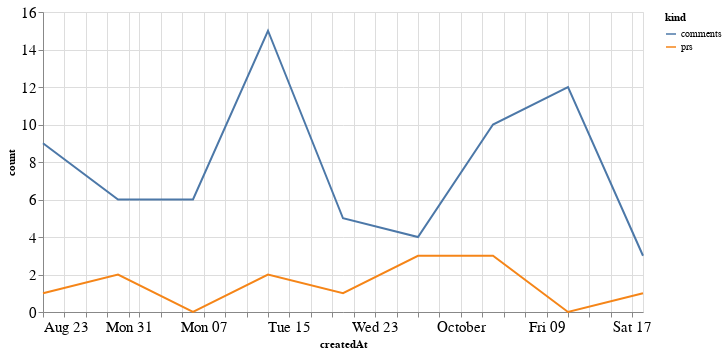

Notebook code cell kept with this figure:
### Code cell
alt.Chart(total_time, width=600).mark_line().encode(
    x='createdAt',
    y='count',
    color='kind'
)

### Figure 1 — Vega-Lite specification as saved in the notebook (floating-point values rounded to 4 significant figures)
{"config": {"axisLeft": {"labelFontSize": 15}, "axisBottom": {"labelFontSize": 15}}, "data": {"name": "data-0c28d0edd4d188cff7c756d1bb71ba58"}, "mark": "line", "encoding": {"color": {"type": "nominal", "field": "kind"}, "x": {"type": "temporal", "field": "createdAt"}, "y": {"type": "quantitative", "field": "count"}}, "width": 600, "$schema": "https://vega.github.io/schema/vega-lite/v4.8.1.json", "datasets": {"data-0c28d0edd4d188cff7c756d1bb71ba58": [{"createdAt": "2020-08-23T00:00:00", "kind": "prs", "count": 1}, {"createdAt": "2020-08-30T00:00:00", "kind": "prs", "count": 2}, {"createdAt": "2020-09-06T00:00:00", "kind": "prs", "count": 0}, {"createdAt": "2020-09-13T00:00:00", "kind": "prs", "count": 2}, {"createdAt": "2020-09-20T00:00:00", "kind": "prs", "count": 1}, {"createdAt": "2020-09-27T00:00:00", "kind": "prs", "count": 3}, {"createdAt": "2020-10-04T00:00:00", "kind": "prs", "count": 3}, {"createdAt": "2020-10-11T00:00:00", "kind": "prs", "count": 0}, {"createdAt": "2020-10-18T00:00:00", "kind": "prs", "count": 1}, {"createdAt": "2020-08-23T00:00:00", "kind": "comments", "count": 9}, {"createdAt": "2020-08-30T00:00:00", "kind": "comments", "count": 6}, {"createdAt": "2020-09-06T00:00:00", "kind": "comments", "count": 6}, {"createdAt": "2020-09-13T00:00:00", "kind": "comments", "count": 15}, {"createdAt": "2020-09-20T00:00:00", "kind": "comments", "count": 5}, {"createdAt": "2020-09-27T00:00:00", "kind": "comments", "count": 4}, {"createdAt": "2020-10-04T00:00:00", "kind": "comments", "count": 10}, {"createdAt": "2020-10-11T00:00:00", "kind": "comments", "count": 12}, {"createdAt": "2020-10-18T00:00:00", "kind": "comments", "count": 3}]}}
